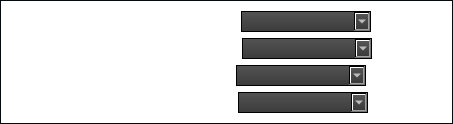
                <widget class="QWidget" name="widget_3" native="true">
                 <property name="sizePolicy">
                  <sizepolicy hsizetype="Preferred" vsizetype="Preferred">
                   <horstretch>0</horstretch>
                   <verstretch>0</verstretch>
                  </sizepolicy>
                 </property>
                 <property name="styleSheet">
                  <string notr="true">QWidget{
	border-style: solid;
	border-color: #050a0e;
	border-width: 1px;
	color: #d3dae3;
	padding: 2px;
	background-color: transparent;
}</string>
                 </property>
                 <layout class="QVBoxLayout" name="verticalLayout_5">
                  <item>
                   <layout class="QHBoxLayout" name="horizontalLayout_9">
                    <item>
                     <widget class="QWidget" name="firstWidget" native="true">
                      <property name="styleSheet">
                       <string notr="true">QWidget
{
border:none;
}</string>
                      </property>
                      <layout class="QHBoxLayout" name="horizontalLayout_15">
                       <property name="spacing">
                        <number>0</number>
                       </property>
                       <property name="leftMargin">
                        <number>0</number>
                       </property>
                       <property name="topMargin">
                        <number>0</number>
                       </property>
                       <property name="rightMargin">
                        <number>0</number>
                       </property>
                       <property name="bottomMargin">
                        <number>0</number>
                       </property>
                       <item>
                        <spacer name="horizontalSpacer_7">
                         <property name="orientation">
                          <enum>Qt::Horizontal</enum>
                         </property>
                         <property name="sizeType">
                          <enum>QSizePolicy::Fixed</enum>
                         </property>
                         <property name="sizeHint" stdset="0">
                          <size>
                           <width>20</width>
                           <height>5</height>
                          </size>
                         </property>
                        </spacer>
                       </item>
                       <item>
                        <widget class="QLabel" name="label_4">
                         <property name="sizePolicy">
                          <sizepolicy hsizetype="Fixed" vsizetype="Fixed">
                           <horstretch>0</horstretch>
                           <verstretch>0</verstretch>
                          </sizepolicy>
                         </property>
                         <property name="font">
                          <font>
                           <family>Arial</family>
                           <pointsize>9</pointsize>
                           <weight>75</weight>
                           <bold>true</bold>
                          </font>
                         </property>
                         <property name="styleSheet">
                          <string notr="true">QLabel{
	color:white;
	background:transparent;
	border-style: none;
}
</string>
                         </property>
                         <property name="text">
                          <string>Ip Number of Left Top Bulb</string>
                         </property>
                        </widget>
                       </item>
                       <item>
                        <spacer name="horizontalSpacer_8">
                         <property name="orientation">
                          <enum>Qt::Horizontal</enum>
                         </property>
                         <property name="sizeType">
                          <enum>QSizePolicy::Fixed</enum>
                         </property>
                         <property name="sizeHint" stdset="0">
                          <size>
                           <width>45</width>
                           <height>5</height>
                          </size>
                         </property>
                        </spacer>
                       </item>
                       <item>
                        <widget class="QComboBox" name="firstIpCombo">
                         <property name="sizePolicy">
                          <sizepolicy hsizetype="Fixed" vsizetype="Fixed">
                           <horstretch>0</horstretch>
                           <verstretch>0</verstretch>
                          </sizepolicy>
                         </property>
                         <property name="minimumSize">
                          <size>
                           <width>130</width>
                           <height>0</height>
                          </size>
                         </property>
                         <property name="styleSheet">
                          <string notr="true">QComboBox
{
    background-color: qlineargradient(spread:repeat, x1:1, y1:0, x2:1, y2:1, stop:0 rgba(84, 84, 84, 255),stop:1 rgba(59, 59, 59, 255));
    border: 1px solid #000;
    padding-left: 6px;
    color: #ffffff;
    height: 15px;

}


QComboBox::disabled
{
	background-color: #404040;
	color: #656565;
	border-color: #051a39;

}


QComboBox:on
{
    background-color: #b78620;
	color: #000;

}


QComboBox QAbstractItemView
{
    background-color: #383838;
    color: #ffffff;
    border: 1px solid black;
    selection-background-color: #b78620;
    outline: 0;

}




</string>
                         </property>
                         <property name="editable">
                          <bool>true</bool>
                         </property>
                        </widget>
                       </item>
                       <item>
                        <widget class="QPushButton" name="t1Button">
                         <property name="minimumSize">
                          <size>
                           <width>20</width>
                           <height>20</height>
                          </size>
                         </property>
                         <property name="maximumSize">
                          <size>
                           <width>20</width>
                           <height>20</height>
                          </size>
                         </property>
                         <property name="styleSheet">
                          <string notr="true">QPushButton:hover{
	border-style: solid;
	border-top-color:white;
    border-bottom-color: white;
    border-left-color: white;
    border-right-color: white;
	border-width: 2px;
    border-radius:32px;
	color: #d3dae3;
	padding: 4px;
}
QPushButton:pressed{
	border-style: solid;
	border-top-color:rgb(255, 0, 255);
    border-bottom-color: rgb(255, 0, 255);
    border-left-color: rgb(255, 0, 255);
    border-right-color:rgb(255, 0, 255);
	border-width: 2px;
    border-radius:32px;
	color: #d3dae3;
	padding: 4px;
}</string>
                         </property>
                         <property name="text">
                          <string/>
                         </property>
                        </widget>
                       </item>
                       <item>
                        <spacer name="horizontalSpacer_9">
                         <property name="orientation">
                          <enum>Qt::Horizontal</enum>
                         </property>
                         <property name="sizeHint" stdset="0">
                          <size>
                           <width>50</width>
                           <height>5</height>
                          </size>
                         </property>
                        </spacer>
                       </item>
                      </layout>
                     </widget>
                    </item>
                   </layout>
                  </item>
                  <item>
                   <layout class="QHBoxLayout" name="horizontalLayout_10">
                    <item>
                     <widget class="QWidget" name="secondWidget" native="true">
                      <property name="styleSheet">
                       <string notr="true">QWidget
{
border:none;
}</string>
                      </property>
                      <layout class="QHBoxLayout" name="horizontalLayout_14">
                       <property name="spacing">
                        <number>0</number>
                       </property>
                       <property name="leftMargin">
                        <number>0</number>
                       </property>
                       <property name="topMargin">
                        <number>0</number>
                       </property>
                       <property name="rightMargin">
                        <number>0</number>
                       </property>
                       <property name="bottomMargin">
                        <number>0</number>
                       </property>
                       <item>
                        <spacer name="horizontalSpacer_11">
                         <property name="orientation">
                          <enum>Qt::Horizontal</enum>
                         </property>
                         <property name="sizeType">
                          <enum>QSizePolicy::Fixed</enum>
                         </property>
                         <property name="sizeHint" stdset="0">
                          <size>
                           <width>20</width>
                           <height>5</height>
                          </size>
                         </property>
                        </spacer>
                       </item>
                       <item>
                        <widget class="QLabel" name="label_5">
                         <property name="sizePolicy">
                          <sizepolicy hsizetype="Fixed" vsizetype="Fixed">
                           <horstretch>0</horstretch>
                           <verstretch>0</verstretch>
                          </sizepolicy>
                         </property>
                         <property name="font">
                          <font>
                           <family>Arial</family>
                           <pointsize>9</pointsize>
                           <weight>75</weight>
                           <bold>true</bold>
                          </font>
                         </property>
                         <property name="styleSheet">
                          <string notr="true">QLabel{
	color:white;
	background:transparent;
	border-style: none;
}</string>
                         </property>
                         <property name="text">
                          <string>Ip Number of Right Top Bulb</string>
                         </property>
                        </widget>
                       </item>
                       <item>
                        <spacer name="horizontalSpacer_10">
                         <property name="orientation">
                          <enum>Qt::Horizontal</enum>
                         </property>
                         <property name="sizeType">
                          <enum>QSizePolicy::Fixed</enum>
                         </property>
                         <property name="sizeHint" stdset="0">
                          <size>
                           <width>37</width>
                           <height>5</height>
                          </size>
                         </property>
                        </spacer>
                       </item>
                       <item>
                        <widget class="QComboBox" name="secondIpCombo">
                         <property name="sizePolicy">
                          <sizepolicy hsizetype="Fixed" vsizetype="Fixed">
                           <horstretch>0</horstretch>
                           <verstretch>0</verstretch>
                          </sizepolicy>
                         </property>
                         <property name="minimumSize">
                          <size>
                           <width>130</width>
                           <height>0</height>
                          </size>
                         </property>
                         <property name="styleSheet">
                          <string notr="true">QComboBox
{
    background-color: qlineargradient(spread:repeat, x1:1, y1:0, x2:1, y2:1, stop:0 rgba(84, 84, 84, 255),stop:1 rgba(59, 59, 59, 255));
    border: 1px solid #000;
    padding-left: 6px;
    color: #ffffff;
    height: 15px;

}


QComboBox::disabled
{
	background-color: #404040;
	color: #656565;
	border-color: #051a39;

}


QComboBox:on
{
    background-color: #b78620;
	color: #000;

}


QComboBox QAbstractItemView
{
    background-color: #383838;
    color: #ffffff;
    border: 1px solid black;
    selection-background-color: #b78620;
    outline: 0;

}</string>
                         </property>
                         <property name="editable">
                          <bool>true</bool>
                         </property>
                        </widget>
                       </item>
                       <item>
                        <widget class="QPushButton" name="t2Button">
                         <property name="minimumSize">
                          <size>
                           <width>20</width>
                           <height>20</height>
                          </size>
                         </property>
                         <property name="maximumSize">
                          <size>
                           <width>20</width>
                           <height>20</height>
                          </size>
                         </property>
                         <property name="styleSheet">
                          <string notr="true">QPushButton:hover{
	border-style: solid;
	border-top-color:white;
    border-bottom-color: white;
    border-left-color: white;
    border-right-color: white;
	border-width: 2px;
    border-radius:32px;
	color: #d3dae3;
	padding: 4px;
}
QPushButton:pressed{
	border-style: solid;
	border-top-color:rgb(255, 0, 255);
    border-bottom-color: rgb(255, 0, 255);
    border-left-color: rgb(255, 0, 255);
    border-right-color:rgb(255, 0, 255);
	border-width: 2px;
    border-radius:32px;
	color: #d3dae3;
	padding: 4px;
}</string>
                         </property>
                         <property name="text">
                          <string/>
                         </property>
                        </widget>
                       </item>
                       <item>
                        <spacer name="horizontalSpacer_12">
                         <property name="orientation">
                          <enum>Qt::Horizontal</enum>
                         </property>
                         <property name="sizeHint" stdset="0">
                          <size>
                           <width>50</width>
                           <height>5</height>
                          </size>
                         </property>
                        </spacer>
                       </item>
                      </layout>
                     </widget>
                    </item>
                   </layout>
                  </item>
                  <item>
                   <layout class="QHBoxLayout" name="horizontalLayout_11">
                    <item>
                     <widget class="QWidget" name="thirdWidget" native="true">
                      <property name="styleSheet">
                       <string notr="true">QWidget
{
border:none;
}</string>
                      </property>
                      <layout class="QHBoxLayout" name="horizontalLayout_13">
                       <property name="spacing">
                        <number>0</number>
                       </property>
                       <property name="leftMargin">
                        <number>0</number>
                       </property>
                       <property name="topMargin">
                        <number>0</number>
                       </property>
                       <property name="rightMargin">
                        <number>0</number>
                       </property>
                       <property name="bottomMargin">
                        <number>0</number>
                       </property>
                       <item>
                        <spacer name="horizontalSpacer_14">
                         <property name="orientation">
                          <enum>Qt::Horizontal</enum>
                         </property>
                         <property name="sizeType">
                          <enum>QSizePolicy::Fixed</enum>
                         </property>
                         <property name="sizeHint" stdset="0">
                          <size>
                           <width>20</width>
                           <height>1</height>
                          </size>
                         </property>
                        </spacer>
                       </item>
                       <item>
                        <widget class="QLabel" name="label_6">
                         <property name="sizePolicy">
                          <sizepolicy hsizetype="Fixed" vsizetype="Fixed">
                           <horstretch>0</horstretch>
                           <verstretch>0</verstretch>
                          </sizepolicy>
                         </property>
                         <property name="font">
                          <font>
                           <family>Arial</family>
                           <pointsize>9</pointsize>
                           <weight>75</weight>
                           <bold>true</bold>
                          </font>
                         </property>
                         <property name="styleSheet">
                          <string notr="true">QLabel{
	color:white;
	background:transparent;
	border-style: none;
}</string>
                         </property>
                         <property name="text">
                          <string>Ip Number of Left Bottom Bulb</string>
                         </property>
                        </widget>
                       </item>
                       <item>
                        <spacer name="horizontalSpacer_13">
                         <property name="orientation">
                          <enum>Qt::Horizontal</enum>
                         </property>
                         <property name="sizeType">
                          <enum>QSizePolicy::Fixed</enum>
                         </property>
                         <property name="sizeHint" stdset="0">
                          <size>
                           <width>19</width>
                           <height>1</height>
                          </size>
                         </property>
                        </spacer>
                       </item>
                       <item>
                        <widget class="QComboBox" name="thirdIpCombo">
                         <property name="sizePolicy">
                          <sizepolicy hsizetype="Fixed" vsizetype="Fixed">
                           <horstretch>0</horstretch>
                           <verstretch>0</verstretch>
                          </sizepolicy>
                         </property>
                         <property name="minimumSize">
                          <size>
                           <width>130</width>
                           <height>0</height>
                          </size>
                         </property>
                         <property name="maximumSize">
                          <size>
                           <width>16777215</width>
                           <height>16777215</height>
                          </size>
                         </property>
                         <property name="styleSheet">
                          <string notr="true">QComboBox
{
    background-color: qlineargradient(spread:repeat, x1:1, y1:0, x2:1, y2:1, stop:0 rgba(84, 84, 84, 255),stop:1 rgba(59, 59, 59, 255));
    border: 1px solid #000;
    padding-left: 6px;
    color: #ffffff;
    height: 15px;

}


QComboBox::disabled
{
	background-color: #404040;
	color: #656565;
	border-color: #051a39;

}


QComboBox:on
{
    background-color: #b78620;
	color: #000;

}


QComboBox QAbstractItemView
{
    background-color: #383838;
    color: #ffffff;
    border: 1px solid black;
    selection-background-color: #b78620;
    outline: 0;

}</string>
                         </property>
                         <property name="editable">
                          <bool>true</bool>
                         </property>
                        </widget>
                       </item>
                       <item>
                        <widget class="QPushButton" name="t3Button">
                         <property name="minimumSize">
                          <size>
                           <width>20</width>
                           <height>20</height>
                          </size>
                         </property>
                         <property name="maximumSize">
                          <size>
                           <width>20</width>
                           <height>20</height>
                          </size>
                         </property>
                         <property name="styleSheet">
                          <string notr="true">QPushButton:hover{
	border-style: solid;
	border-top-color:white;
    border-bottom-color: white;
    border-left-color: white;
    border-right-color: white;
	border-width: 2px;
    border-radius:32px;
	color: #d3dae3;
	padding: 4px;
}
QPushButton:pressed{
	border-style: solid;
	border-top-color:rgb(255, 0, 255);
    border-bottom-color: rgb(255, 0, 255);
    border-left-color: rgb(255, 0, 255);
    border-right-color:rgb(255, 0, 255);
	border-width: 2px;
    border-radius:32px;
	color: #d3dae3;
	padding: 4px;
}</string>
                         </property>
                         <property name="text">
                          <string/>
                         </property>
                        </widget>
                       </item>
                       <item>
                        <spacer name="horizontalSpacer_15">
                         <property name="orientation">
                          <enum>Qt::Horizontal</enum>
                         </property>
                         <property name="sizeHint" stdset="0">
                          <size>
                           <width>50</width>
                           <height>1</height>
                          </size>
                         </property>
                        </spacer>
                       </item>
                      </layout>
                     </widget>
                    </item>
                   </layout>
                  </item>
                  <item>
                   <layout class="QHBoxLayout" name="horizontalLayout_8">
                    <item>
                     <widget class="QWidget" name="fourthWidget" native="true">
                      <property name="styleSheet">
                       <string notr="true">QWidget
{
border:none;
}</string>
                      </property>
                      <layout class="QHBoxLayout" name="horizontalLayout_16">
                       <property name="spacing">
                        <number>0</number>
                       </property>
                       <property name="leftMargin">
                        <number>0</number>
                       </property>
                       <property name="topMargin">
                        <number>0</number>
                       </property>
                       <property name="rightMargin">
                        <number>0</number>
                       </property>
                       <property name="bottomMargin">
                        <number>0</number>
                       </property>
                       <item>
                        <spacer name="horizontalSpacer_18">
                         <property name="orientation">
                          <enum>Qt::Horizontal</enum>
                         </property>
                         <property name="sizeType">
                          <enum>QSizePolicy::Fixed</enum>
                         </property>
                         <property name="sizeHint" stdset="0">
                          <size>
                           <width>20</width>
                           <height>5</height>
                          </size>
                         </property>
                        </spacer>
                       </item>
                       <item>
                        <widget class="QLabel" name="label_7">
                         <property name="sizePolicy">
                          <sizepolicy hsizetype="Fixed" vsizetype="Fixed">
                           <horstretch>0</horstretch>
                           <verstretch>0</verstretch>
                          </sizepolicy>
                         </property>
                         <property name="font">
                          <font>
                           <family>Arial</family>
                           <pointsize>9</pointsize>
                           <weight>75</weight>
                           <bold>true</bold>
                          </font>
                         </property>
                         <property name="styleSheet">
                          <string notr="true">QLabel{
	color:white;
	background:transparent;
	border-style: none;
}</string>
                         </property>
                         <property name="text">
                          <string>Ip Number of Right Bottom Bulb</string>
                         </property>
                        </widget>
                       </item>
                       <item>
                        <spacer name="horizontalSpacer_16">
                         <property name="orientation">
                          <enum>Qt::Horizontal</enum>
                         </property>
                         <property name="sizeType">
                          <enum>QSizePolicy::Fixed</enum>
                         </property>
                         <property name="sizeHint" stdset="0">
                          <size>
                           <width>12</width>
                           <height>5</height>
                          </size>
                         </property>
                        </spacer>
                       </item>
                       <item>
                        <widget class="QComboBox" name="fourthIpCombo">
                         <property name="sizePolicy">
                          <sizepolicy hsizetype="Fixed" vsizetype="Fixed">
                           <horstretch>0</horstretch>
                           <verstretch>0</verstretch>
                          </sizepolicy>
                         </property>
                         <property name="minimumSize">
                          <size>
                           <width>130</width>
                           <height>0</height>
                          </size>
                         </property>
                         <property name="styleSheet">
                          <string notr="true">QComboBox
{
    background-color: qlineargradient(spread:repeat, x1:1, y1:0, x2:1, y2:1, stop:0 rgba(84, 84, 84, 255),stop:1 rgba(59, 59, 59, 255));
    border: 1px solid #000;
    padding-left: 6px;
    color: #ffffff;
    height: 15px;

}


QComboBox::disabled
{
	background-color: #404040;
	color: #656565;
	border-color: #051a39;

}


QComboBox:on
{
    background-color: #b78620;
	color: #000;

}


QComboBox QAbstractItemView
{
    background-color: #383838;
    color: #ffffff;
    border: 1px solid black;
    selection-background-color: #b78620;
    outline: 0;

}</string>
                         </property>
                         <property name="editable">
                          <bool>true</bool>
                         </property>
                         <property name="frame">
                          <bool>true</bool>
                         </property>
                        </widget>
                       </item>
                       <item>
                        <widget class="QPushButton" name="t4Button">
                         <property name="minimumSize">
                          <size>
                           <width>20</width>
                           <height>20</height>
                          </size>
                         </property>
                         <property name="maximumSize">
                          <size>
                           <width>20</width>
                           <height>20</height>
                          </size>
                         </property>
                         <property name="styleSheet">
                          <string notr="true">QPushButton:hover{
	border-style: solid;
	border-top-color:white;
    border-bottom-color: white;
    border-left-color: white;
    border-right-color: white;
	border-width: 2px;
    border-radius:32px;
	color: #d3dae3;
	padding: 4px;
}
QPushButton:pressed{
	border-style: solid;
	border-top-color:rgb(255, 0, 255);
    border-bottom-color: rgb(255, 0, 255);
    border-left-color: rgb(255, 0, 255);
    border-right-color:rgb(255, 0, 255);
	border-width: 2px;
    border-radius:32px;
	color: #d3dae3;
	padding: 4px;
}</string>
                         </property>
                         <property name="text">
                          <string/>
                         </property>
                        </widget>
                       </item>
                       <item>
                        <spacer name="horizontalSpacer_17">
                         <property name="orientation">
                          <enum>Qt::Horizontal</enum>
                         </property>
                         <property name="sizeHint" stdset="0">
                          <size>
                           <width>50</width>
                           <height>5</height>
                          </size>
                         </property>
                        </spacer>
                       </item>
                      </layout>
                     </widget>
                    </item>
                   </layout>
                  </item>
                 </layout>
                </widget>
